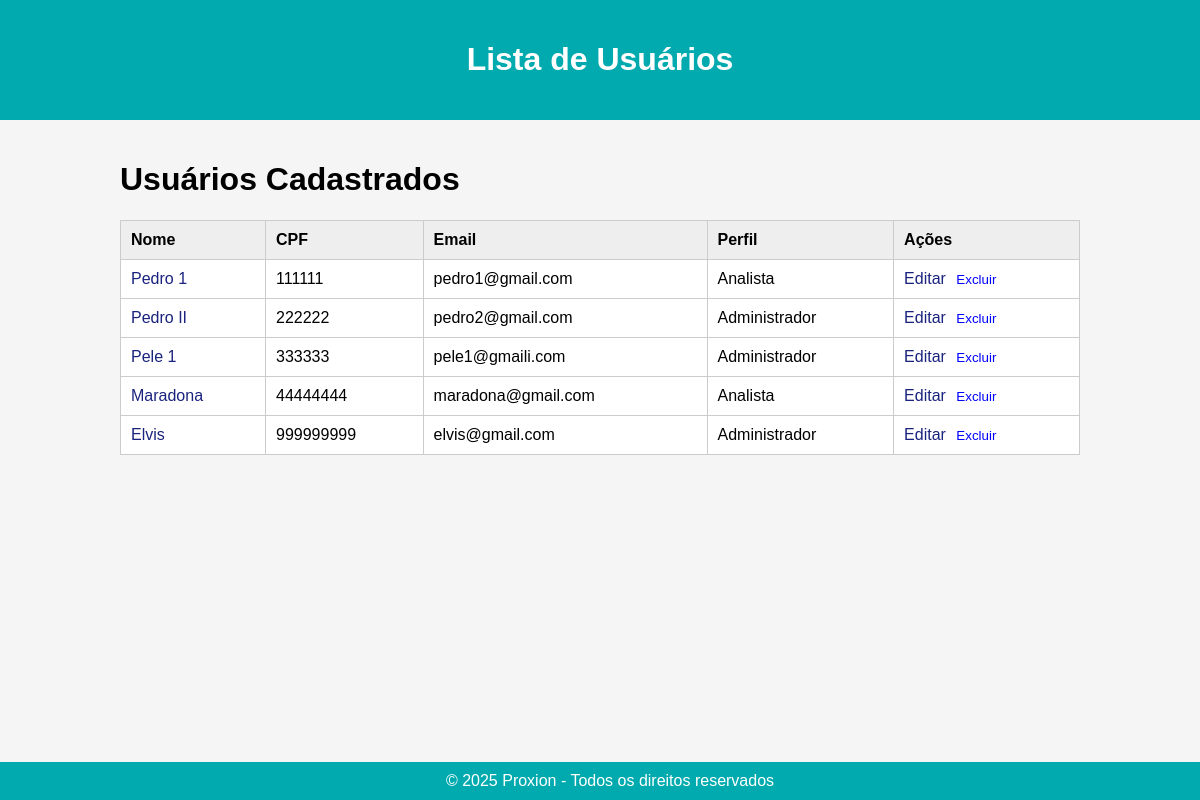
/usuarios/, run on an earlier commit of the app's database.
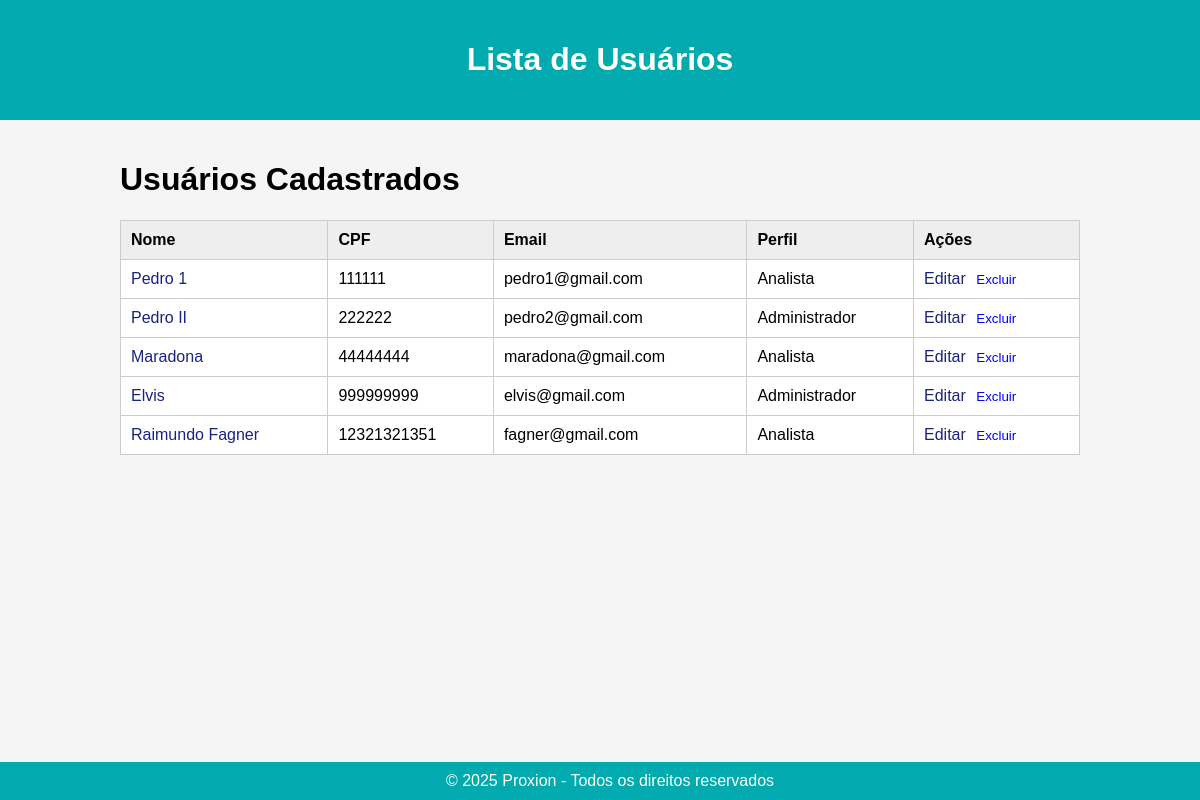
And on a later commit of the database.
### usuarios/models.py (models this page shows, shortened)
class Usuario(models.Model):
    PERFIS = (
        ('admin', 'Administrador'),
        ('analista', 'Analista'),
    )
    nome_completo = models.CharField(max_length=255)
    cpf = models.CharField(max_length=14, unique=True)
    email = models.EmailField(unique=True)
    telefone = models.CharField(max_length=20, blank=True)
    foto = models.ImageField(upload_to='usuarios/fotos/', null=True, blank=True)
    assinatura = models.ImageField(upload_to='usuarios/assinaturas/', null=True, blank=True)
    perfil = models.CharField(max_length=10, choices=PERFIS, default='analista')
    data_cadastro = models.DateTimeField(default=timezone.now, editable=False)

### usuarios/views.py (the view)
# urls.py: path('', views.listar_usuarios, name='listar_usuarios'),
def listar_usuarios(request):
    usuarios = Usuario.objects.all()
    return render(request, 'usuarios/listar_usuarios.html', {'usuarios': usuarios})

### usuarios/templates/usuarios/listar_usuarios.html (shortened to what this page needs)
{% extends 'base.html' %}
{% block header %}
    <h1>Lista de Usuários</h1>
{% endblock %}
{% block content %}
<h1>Usuários Cadastrados</h1>
<table border="1" cellspacing="0" cellpadding="8">
    <thead>
        <tr>
            <th>Nome</th>
            <th>CPF</th>
            <th>Email</th>
            <th>Perfil</th>
            <th>Ações</th>
        </tr>
    </thead>
    <tbody>
        {% for usuario in usuarios %}
        <tr>
            <td><a href="{% url 'usuarios:detalhes_usuario' usuario.id %}">{{ usuario.nome_completo }}</a></td>
            <td>{{ usuario.cpf }}</td>
            <td>{{ usuario.email }}</td>
            <td>{{ usuario.get_perfil_display }}</td>
            <td>
                <a href="{% url 'usuarios:editar_usuario' usuario.id %}">Editar</a>
                <form method="POST" action="{% url 'usuarios:excluir_usuario' usuario.id %}" style="display:inline;" onsubmit="return confirm('Tem certeza que deseja excluir este usuário?');">
                    <button type="submit" style="background:none;border:none;color:blue;cursor:pointer;">Excluir</button>
                </form>
            </td>
        </tr>
        {% empty %}
        <tr>
            <td colspan="5">Nenhum usuário cadastrado.</td>
        </tr>
        {% endfor %}
    </tbody>
</table>
{% endblock %}

What changed in the data, as far as the page shows it:
removed Usuario: nome_completo "Pele 1", cpf "333333", email "pele1@gmaili.com", perfil "Administrador"
added Usuario: nome_completo "Raimundo Fagner", cpf "12321321351", email "fagner@gmail.com", perfil "Analista"
